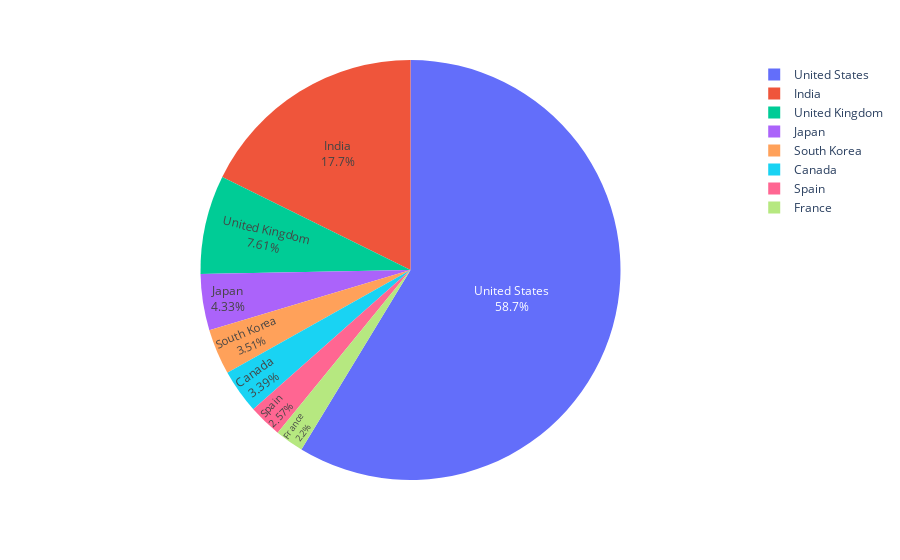

The code cell stored with this chart in its notebook:
### Code cell
fig = px.pie(netflix,values = top,names = top.index,labels= top.index)
fig.update_traces(textposition ='inside',textinfo='percent+label')
fig.show()

### Figure 1 — Plotly figure (JSON) as saved in the notebook; plotly's stock layout.template omitted (floating-point values rounded to 4 significant figures)
{"data": [{"domain": {"x": [0, 1], "y": [0, 1]}, "hovertemplate": "label=%{label}<br>value=%{value}<extra></extra>", "labels": ["United States", "India", "United Kingdom", "Japan", "South Korea", "Canada", "Spain", "France"], "legendgroup": "", "name": "", "showlegend": true, "textinfo": "percent+label", "textposition": "inside", "type": "pie", "values": [3062, 923, 397, 226, 183, 177, 134, 115]}], "layout": {"legend": {"tracegroupgap": 0}, "margin": {"t": 60}}}
